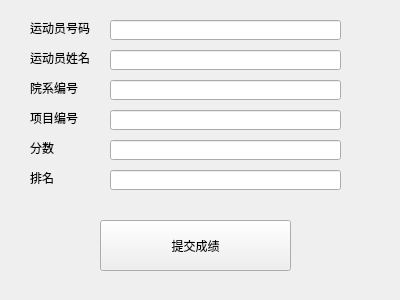
<?xml version="1.0" encoding="UTF-8"?>
<ui version="4.0">
 <class>referee_submit_results_cell</class>
 <widget class="QWidget" name="referee_submit_results_cell">
  <property name="geometry">
   <rect>
    <x>0</x>
    <y>0</y>
    <width>400</width>
    <height>300</height>
   </rect>
  </property>
  <property name="windowTitle">
   <string>referee_submit_results_cell</string>
  </property>
  <widget class="QLabel" name="label_2">
   <property name="geometry">
    <rect>
     <x>30</x>
     <y>80</y>
     <width>71</width>
     <height>16</height>
    </rect>
   </property>
   <property name="text">
    <string>院系编号</string>
   </property>
  </widget>
  <widget class="QPushButton" name="pushButton">
   <property name="geometry">
    <rect>
     <x>100</x>
     <y>220</y>
     <width>191</width>
     <height>51</height>
    </rect>
   </property>
   <property name="text">
    <string>提交成绩</string>
   </property>
  </widget>
  <widget class="QLabel" name="label_5">
   <property name="geometry">
    <rect>
     <x>30</x>
     <y>170</y>
     <width>71</width>
     <height>16</height>
    </rect>
   </property>
   <property name="text">
    <string>排名</string>
   </property>
  </widget>
  <widget class="QLineEdit" name="lineEdit_3">
   <property name="geometry">
    <rect>
     <x>110</x>
     <y>80</y>
     <width>231</width>
     <height>20</height>
    </rect>
   </property>
  </widget>
  <widget class="QLabel" name="label_4">
   <property name="geometry">
    <rect>
     <x>30</x>
     <y>140</y>
     <width>71</width>
     <height>16</height>
    </rect>
   </property>
   <property name="text">
    <string>分数</string>
   </property>
  </widget>
  <widget class="QLineEdit" name="lineEdit_2">
   <property name="geometry">
    <rect>
     <x>110</x>
     <y>50</y>
     <width>231</width>
     <height>20</height>
    </rect>
   </property>
  </widget>
  <widget class="QLineEdit" name="lineEdit_4">
   <property name="geometry">
    <rect>
     <x>110</x>
     <y>110</y>
     <width>231</width>
     <height>20</height>
    </rect>
   </property>
  </widget>
  <widget class="QLabel" name="label_3">
   <property name="geometry">
    <rect>
     <x>30</x>
     <y>110</y>
     <width>71</width>
     <height>16</height>
    </rect>
   </property>
   <property name="text">
    <string>项目编号</string>
   </property>
  </widget>
  <widget class="QLabel" name="label_6">
   <property name="geometry">
    <rect>
     <x>30</x>
     <y>50</y>
     <width>71</width>
     <height>16</height>
    </rect>
   </property>
   <property name="text">
    <string>运动员姓名</string>
   </property>
  </widget>
  <widget class="QLineEdit" name="lineEdit_5">
   <property name="geometry">
    <rect>
     <x>110</x>
     <y>140</y>
     <width>231</width>
     <height>20</height>
    </rect>
   </property>
  </widget>
  <widget class="QLabel" name="label">
   <property name="geometry">
    <rect>
     <x>30</x>
     <y>20</y>
     <width>71</width>
     <height>16</height>
    </rect>
   </property>
   <property name="text">
    <string>运动员号码</string>
   </property>
  </widget>
  <widget class="QLineEdit" name="lineEdit">
   <property name="geometry">
    <rect>
     <x>110</x>
     <y>20</y>
     <width>231</width>
     <height>20</height>
    </rect>
   </property>
  </widget>
  <widget class="QLineEdit" name="lineEdit_6">
   <property name="geometry">
    <rect>
     <x>110</x>
     <y>170</y>
     <width>231</width>
     <height>20</height>
    </rect>
   </property>
  </widget>
 </widget>
 <resources/>
 <connections>
  <connection>
   <sender>pushButton</sender>
   <signal>clicked()</signal>
   <receiver>referee_submit_results_cell</receiver>
   <slot>slot1()</slot>
   <hints>
    <hint type="sourcelabel">
     <x>196</x>
     <y>241</y>
    </hint>
    <hint type="destinationlabel">
     <x>329</x>
     <y>246</y>
    </hint>
   </hints>
  </connection>
 </connections>
 <slots>
  <slot>slot1()</slot>
 </slots>
</ui>
